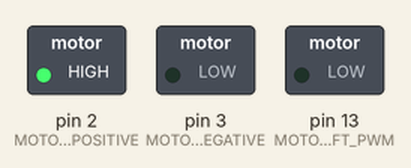
This sketch was run on a simulated Arduino Uno, built with avr-gcc and run on an emulated ATmega328P. Parts: switched loads named in the sketch (green lamp = pin HIGH). Dashed ring = blinking. What the sketch prints to the serial monitor is not drawn.

Above: at 0.5 s.
Timing chart, 0 to 5.8 s (numbered marks = the images above):
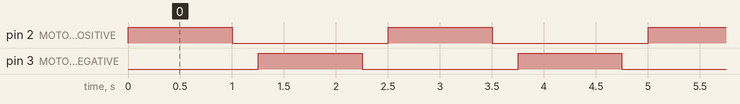

Measured:
- by itself, pin 2 (MOTOR_LEFT_POSITIVE), pin 3 (MOTOR_LEFT_NEGATIVE): alternates HIGH for 1.0 s and LOW for 1.5 s
- by itself, everything shown: repeats every 2.5 s, in 4 steps

The sketch:

motor_switch_directions.ino
```cpp
// Left Motor Pin Constants
const int MOTOR_LEFT_POSITIVE = 2;
const int MOTOR_LEFT_NEGATIVE = 3;
const int MOTOR_LEFT_A = 14;
const int MOTOR_LEFT_B = 15;
const int MOTOR_LEFT_PWM = 13;

// Position Variables
volatile long motor_left_position = 0;


void LeftEncoderInterrupt() {
  bool a = digitalRead(MOTOR_LEFT_A);
  bool b = digitalRead(MOTOR_LEFT_B);

  if (a == b) {
    motor_left_position++;
  } else {
    motor_left_position--;
  }
}


void setup() {
  // Setting Direction Pins to Output
  pinMode(MOTOR_LEFT_POSITIVE, OUTPUT);
  pinMode(MOTOR_LEFT_NEGATIVE, OUTPUT);

  // Setting Encoder Pins to Input
  pinMode(MOTOR_LEFT_A, INPUT_PULLUP);
  pinMode(MOTOR_LEFT_B, INPUT_PULLUP);

  // Setting PWM Pins to OUTPUT
  pinMode(MOTOR_LEFT_PWM, OUTPUT);
  analogWrite(MOTOR_LEFT_PWM, 50);

  // Attatch the Interupt
  attachInterrupt(digitalPinToInterrupt(MOTOR_LEFT_A), LeftEncoderInterrupt, CHANGE);

  // Begin Serial Log
  Serial.begin(115200);
}

void loop() {
  digitalWrite(MOTOR_LEFT_POSITIVE, HIGH);
  digitalWrite(MOTOR_LEFT_NEGATIVE, LOW);

  delay(1000);

  digitalWrite(MOTOR_LEFT_POSITIVE, LOW);
  digitalWrite(MOTOR_LEFT_NEGATIVE, LOW);

  Serial.println(motor_left_position);

  delay(250);

  digitalWrite(MOTOR_LEFT_POSITIVE, LOW);
  digitalWrite(MOTOR_LEFT_NEGATIVE, HIGH);

  delay(1000);

  digitalWrite(MOTOR_LEFT_POSITIVE, LOW);
  digitalWrite(MOTOR_LEFT_NEGATIVE, LOW);

  Serial.println(motor_left_position);

  delay(250);
}
```
